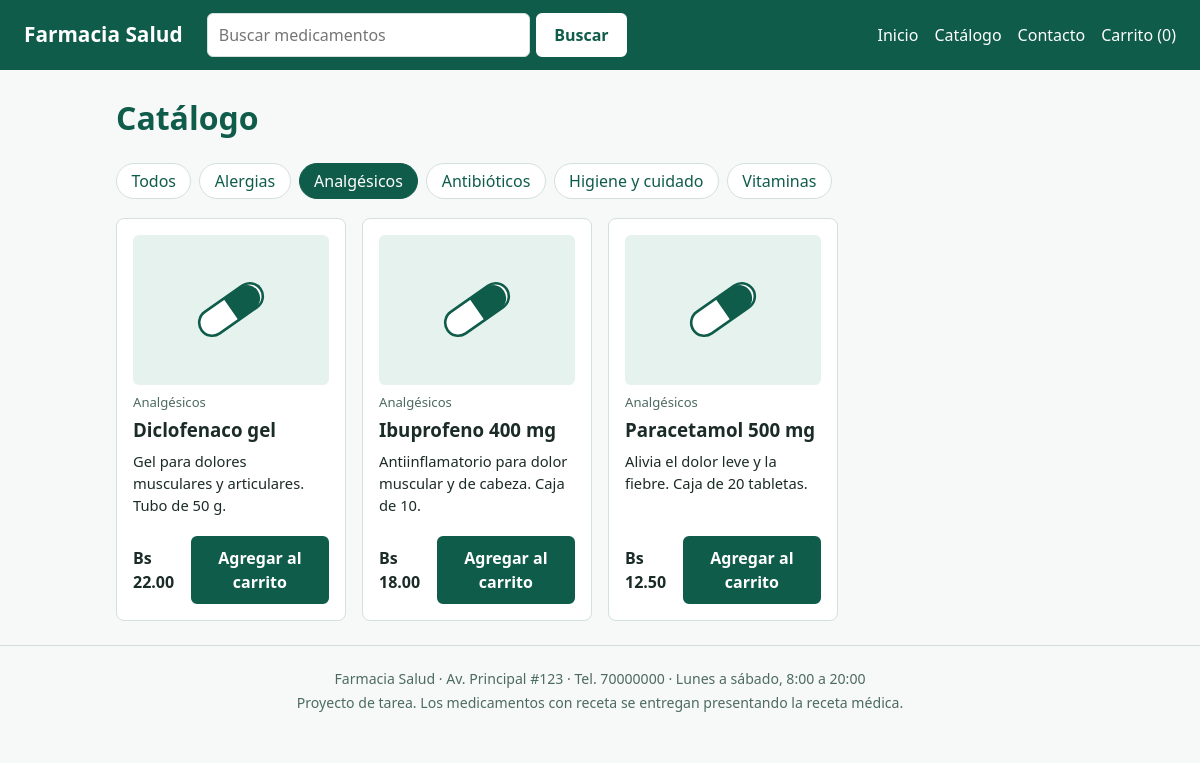
The app's page /catalogo.php?categoria=1 with its own data.
### tables this page shows
CREATE TABLE categorias (
  id INT AUTO_INCREMENT PRIMARY KEY,
  nombre VARCHAR(50) NOT NULL
);

CREATE TABLE productos (
  id INT AUTO_INCREMENT PRIMARY KEY,
  categoria_id INT NOT NULL,
  nombre VARCHAR(100) NOT NULL,
  descripcion VARCHAR(255) NOT NULL,
  precio DECIMAL(8,2) NOT NULL,
  stock INT NOT NULL DEFAULT 0,
  requiere_receta TINYINT(1) NOT NULL DEFAULT 0,
  imagen VARCHAR(255) NULL,
  FOREIGN KEY (categoria_id) REFERENCES categorias(id)
);

### includes/funciones.php (called while the page is built, shortened)
<?php
function h($t) { return htmlspecialchars((string)$t, ENT_QUOTES, 'UTF-8'); }
function precio($n) { return 'Bs ' . number_format((float)$n, 2); }

### public/catalogo.php (the view, shortened to what this page needs)
<?php
require_once __DIR__ . '/../includes/funciones.php';
$q = trim($_GET['q'] ?? '');
$cat = (int)($_GET['categoria'] ?? 0);
$sql = "SELECT p.*, c.nombre AS categoria FROM productos p JOIN categorias c ON c.id = p.categoria_id
        WHERE (p.nombre LIKE ? OR p.descripcion LIKE ?)";
$params = ["%$q%", "%$q%"];
if ($cat) { $sql .= " AND p.categoria_id = ?"; $params[] = $cat; }
$sql .= " ORDER BY p.nombre";
$s = $pdo->prepare($sql);
$s->execute($params);
$productos = $s->fetchAll();
$categorias = $pdo->query("SELECT * FROM categorias ORDER BY nombre")->fetchAll();
require __DIR__ . '/../includes/header.php';
?>
<h1>Catálogo</h1>
<div class="chips">
  <a href="catalogo.php" class="<?= $cat ? '' : 'activo' ?>">Todos</a>
  <?php foreach ($categorias as $c): ?>
    <a href="catalogo.php?categoria=<?= (int)$c['id'] ?>" class="<?= $cat === (int)$c['id'] ? 'activo' : '' ?>"><?= h($c['nombre']) ?></a>
  <?php endforeach; ?>
</div>
<?php if (!$productos): ?>
  <p class="vacio">No encontramos productos. Prueba con otra palabra o <a href="catalogo.php">mira todo el catálogo</a>.</p>
<?php else: ?>
  <div class="grid">
    <?php foreach ($productos as $p) include __DIR__ . '/../includes/tarjeta_producto.php'; ?>
  </div>
<?php endif; ?>
<?php require __DIR__ . '/../includes/footer.php'; ?>

### includes/tarjeta_producto.php (shortened to what this page needs)
<article class="tarjeta">
  <img class="foto" src="<?= !empty($p['imagen']) ? 'uploads/productos/' . h($p['imagen']) : 'assets/img/sin-imagen.svg' ?>" alt="<?= h($p['nombre']) ?>" loading="lazy">
  <span class="cat"><?= h($p['categoria']) ?></span>
  <h3><?= h($p['nombre']) ?></h3>
  <p><?= h($p['descripcion']) ?></p>
  <div class="pie">
    <strong><?= precio($p['precio']) ?></strong>
    <?php if ($p['stock'] > 0): ?>
      <form method="post" action="carrito.php">
        <button class="btn">Agregar al carrito</button>
      </form>
    <?php else: ?>
      <span class="tag agotado">Agotado</span>
    <?php endif; ?>
  </div>
</article>

### public/assets/css/style.css (style rules this page uses)
:root { --verde:#0f5c4a; --claro:#e6f2ee; --fondo:#f6f9f8; --texto:#1b2b27; --borde:#d3e0db; --rojo:#b3261e; }
* { box-sizing:border-box; }
body { margin:0; font-family:"Segoe UI", system-ui, sans-serif; background:var(--fondo); color:var(--texto); line-height:1.5; }
a { color:var(--verde); }
h1, h2 { color:var(--verde); }
.btn { display:inline-block; background:var(--verde); color:#fff; border:2px solid var(--verde); padding:.5rem 1rem; border-radius:6px; font:inherit; font-weight:600; text-decoration:none; cursor:pointer; }
.chips { display:flex; flex-wrap:wrap; gap:.5rem; margin-bottom:1.2rem; }
.chips a { padding:.3rem .9rem; border:1px solid var(--borde); border-radius:99px; background:#fff; text-decoration:none; }
.chips a.activo { background:var(--verde); color:#fff; border-color:var(--verde); }
.grid { display:grid; grid-template-columns:repeat(auto-fill, minmax(220px, 1fr)); gap:1rem; }
.tarjeta { display:flex; flex-direction:column; background:#fff; border:1px solid var(--borde); border-radius:8px; padding:1rem; }
.tarjeta h3 { margin:.2rem 0; }
.tarjeta p { flex:1; margin:.2rem 0 .6rem; font-size:.92rem; }
.tarjeta .cat { font-size:.82rem; color:#4d6a62; }
.pie { display:flex; justify-content:space-between; align-items:center; gap:.5rem; margin-top:.6rem; }
.foto { width:100%; height:150px; object-fit:contain; background:var(--claro); border-radius:6px; margin-bottom:.5rem; }

### records on screen
categorias: nombre "Alergias"
categorias: nombre "Analgésicos"
categorias: nombre "Antibióticos"
categorias: nombre "Higiene y cuidado"
categorias: nombre "Vitaminas"
productos: categoria.nombre "Analgésicos", nombre "Diclofenaco gel", descripcion "Gel para dolores musculares y articulares. Tubo de 50 g.", precio "Bs 22.00"
productos: categoria.nombre "Analgésicos", nombre "Ibuprofeno 400 mg", descripcion "Antiinflamatorio para dolor muscular y de cabeza. Caja de 10.", precio "Bs 18.00"
productos: categoria.nombre "Analgésicos", nombre "Paracetamol 500 mg", descripcion "Alivia el dolor leve y la fiebre. Caja de 20 tabletas.", precio "Bs 12.50"

### other values on screen
carrito_cantidad() "0"
